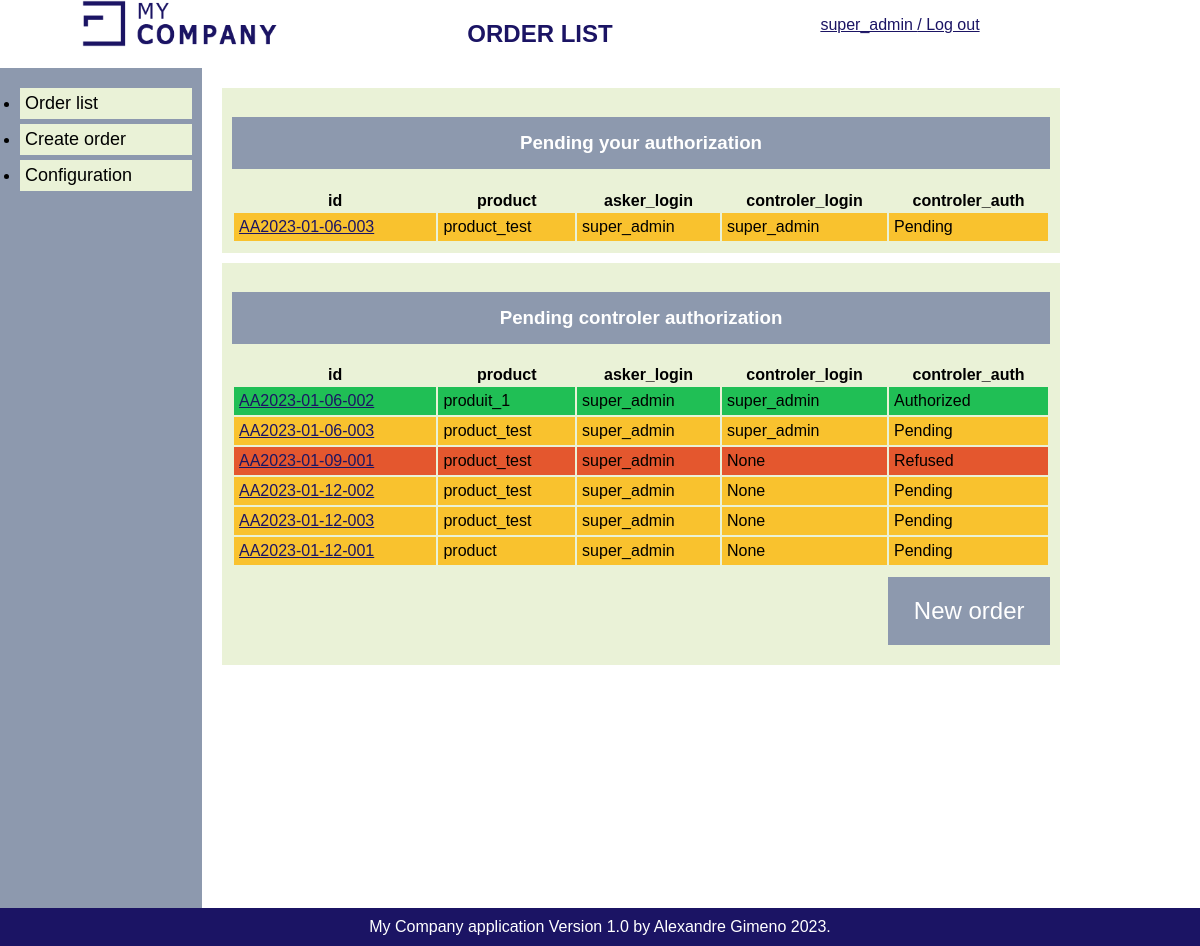
The page /order/ (signed in) on the database as committed earlier.
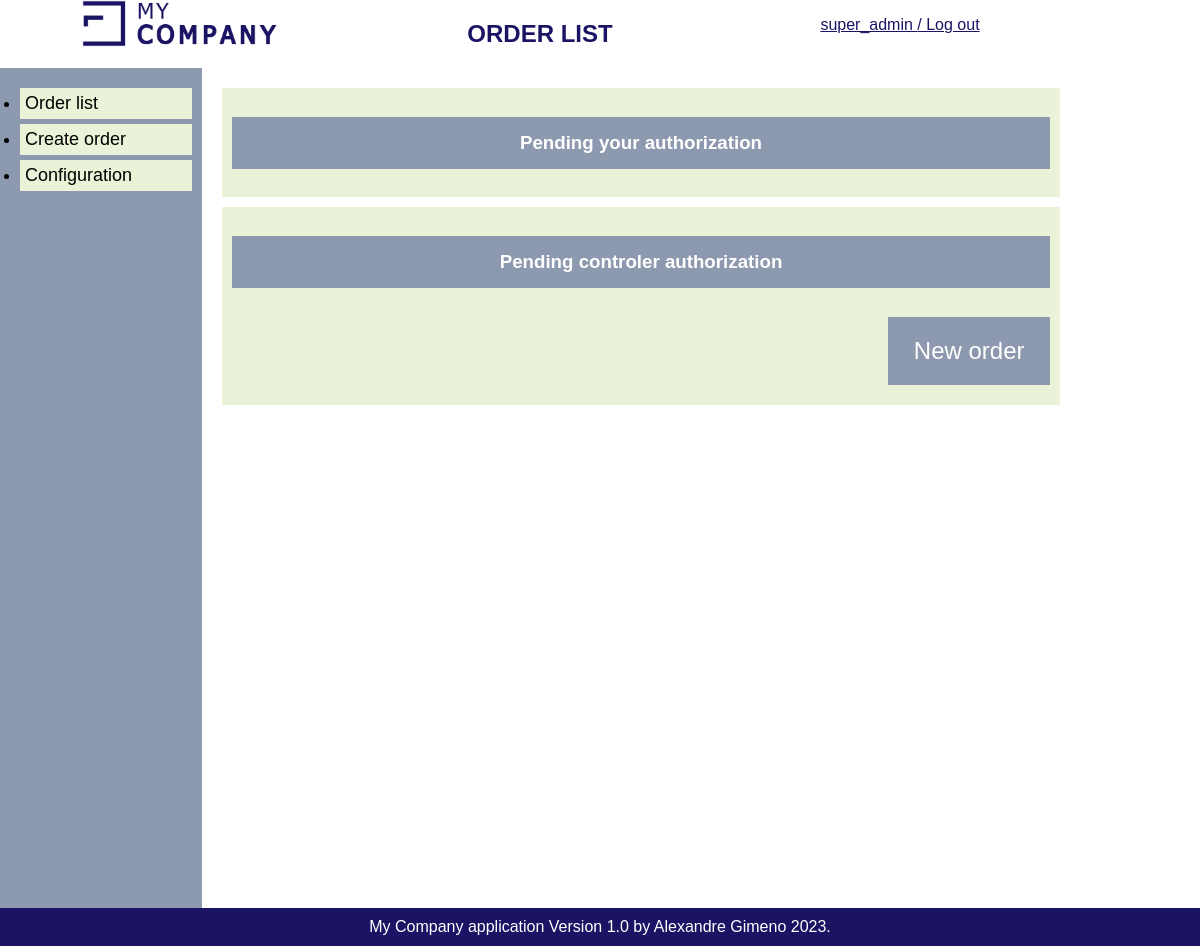
The same page on the database as committed later.
### purchases_auth/models.py (models this page shows, shortened)
class Order(models.Model):
    class auth_status(models.TextChoices):
        AUTHORIZED = 'Authorized'
        REFUSED = 'Refused'
        PENDING = 'Pending'
    order_id = models.fields.CharField(max_length=17, unique=True)
    date = models.fields.DateField(auto_now=True)
    asker_login = models.ForeignKey(settings.AUTH_USER_MODEL, on_delete=models.CASCADE)
    purchase_type = models.ForeignKey(Purchase_type, on_delete=models.CASCADE)
    branch = models.ForeignKey(Branch, on_delete=models.CASCADE)
    process = models.ForeignKey(Process, on_delete=models.CASCADE)
    payment_method = models.ForeignKey(Payment_method, on_delete=models.CASCADE)
    product = models.fields.CharField(max_length=17)
    price = models.fields.IntegerField()
    asker_comment = models.fields.TextField(max_length = 100, blank=True)
    vendor = models.fields.CharField(max_length=17)
    unit_price = models.fields.IntegerField(blank=True)
    delivery_date = models.fields.DateField()
    controler_login = models.ForeignKey(User, null=True, on_delete=models.CASCADE, related_name='order_controler')
    controler_auth = models.fields.CharField(choices=auth_status.choices, default=auth_status.PENDING, max_length=10)
    controler_comment = models.fields.TextField(max_length = 100, blank=True)

### authentication/models.py (models this page shows)
class User(AbstractUser):
    def __str__(self):
        return f'{self.username}'

### purchases_auth/views.py (the view)
# urls.py: path('order/', views.order_list, name='order-list'),
@login_required
def order_list(request):
    asker_order =Order.objects.filter(asker_login=request.user.id)
    controler_order =Order.objects.filter(controler_login=request.user.id, controler_auth="Pending")
    return render(request,
    'purchases_auth/order.html',
    {'asker_order': asker_order, 'controler_order': controler_order})

### purchases_auth/templates/purchases_auth/order.html (shortened to what this page needs)
{% extends 'base.html' %}
{% block title %}ORDER LIST{% endblock %}
{% block content %}
<div class="orders-list">
    <div>
        <div class="box">
            <h3>Pending your authorization</h3>
            <table>
                <thead>
                    {% if controler_order %}
                    <tr>
                        <th>id</th>
                        <th>product</th>
                        <th>asker_login</th>
                        <th>controler_login</th>
                        <th>controler_auth</th>
                    </tr>
                    {% endif %}
                </thead>
                <tbody>
                    {% for controler_order in controler_order %}
                    <tr value="{{ controler_order.controler_auth }}">
                        <td><a href="{% url 'order-detail' controler_order.id %}">{{ controler_order.order_id }}</td>
                        <td>{{ controler_order.product }}</td>
                        <td>{{ controler_order.asker_login }}</td>
                        <td>{{ controler_order.controler_login }}</td>
                        <td>{{ controler_order.controler_auth }}</td>
                    </tr>
                    {% endfor %}
                </tbody>
            </table>
        </div>
        <div class="box">
            <h3>Pending controler authorization</h3>
            <table>
                <thead>
                    {% if asker_order %}
                    <tr>
                        <th>id</th>
                        <th>product</th>
                        <th>asker_login</th>
                        <th>controler_login</th>
                        <th>controler_auth</th>
                    </tr>
                    {% endif %}
                </thead>
                <tbody>
                    {% for asker_order in asker_order %}
                    <tr value="{{ asker_order.controler_auth }}">
                        <td><a href="{% url 'order-detail' asker_order.id %}">{{ asker_order.order_id }}</a></td>
                        <td>{{ asker_order.product }}</td>
                        <td>{{ asker_order.asker_login }}</td>
                        <td>{{ asker_order.controler_login }}</td>
                        <td>{{ asker_order.controler_auth }}</td>
                    </tr>
                    {% endfor %}
                </tbody>
            </table>
            <div class="box-new-btn">
                <a href="{% url 'order-create' %}"><button class="new-btn">New order</button></a></td>
            </div>
        </div>
    </div>
</div>
{% endblock %}

Rows that differ between the two databases and show on the page:
removed Order: order_id "AA2023-01-06-003", product "product_test", asker_login "super_admin", controler_login "super_admin", controler_auth "Pending"
removed Order: order_id "AA2023-01-06-002", product "produit_1", asker_login "super_admin", controler_login "super_admin", controler_auth "Authorized", shown under "Pending controler authorization"
removed Order: order_id "AA2023-01-09-001", product "product_test", asker_login "super_admin", controler_login "None", controler_auth "Refused", shown under "Pending controler authorization"
removed Order: order_id "AA2023-01-12-002", product "product_test", asker_login "super_admin", controler_login "None", controler_auth "Pending", shown under "Pending controler authorization"
removed Order: order_id "AA2023-01-12-003", product "product_test", asker_login "super_admin", controler_login "None", controler_auth "Pending", shown under "Pending controler authorization"
removed Order: order_id "AA2023-01-12-001", product "product", asker_login "super_admin", controler_login "None", controler_auth "Pending", shown under "Pending controler authorization"
Other text that changed with them:
text no longer shown: "id product asker_login controler_login controler_auth id product asker_login controler_login controler_auth"
